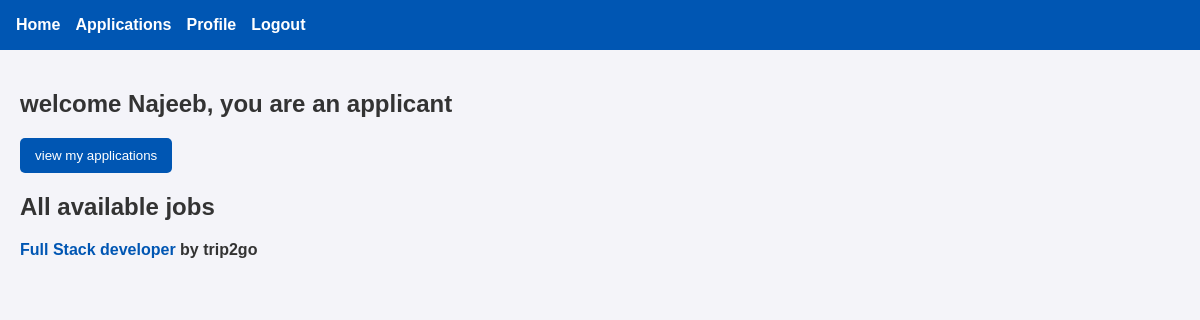
The app's page / (signed in) with its own data.
### recruiter/models.py (models this page shows, shortened)
class CustomUser(AbstractUser):
    USER_TYPE_CHOICES = [
        ('applicant', 'Applicant'),
        ('representative', 'Company Representative'),
        ('admin', 'Administrator'),
    ]
    email = models.EmailField(unique=True)
    user_type = models.CharField(
        max_length=20,
        choices=USER_TYPE_CHOICES,
        default='applicant'
    )
    profile_picture = models.ImageField(
        upload_to='profile_pictures/%Y/%m/%d/',
        null=True,
        blank=True
    )
    class Meta:
        ordering = ['username']
        indexes = [
            models.Index(fields=['email']),
            models.Index(fields=['user_type', 'is_active']),
        ]

class TimeStampedModel(models.Model):
    created_at = models.DateTimeField(auto_now_add=True, db_index=True)
    updated_at = models.DateTimeField(auto_now=True)
    class Meta:
        abstract = True

class Post(TimeStampedModel):
    POST_TYPE_CHOICES = [
        ('job', 'Job Position'),
        ('project', 'Project'),
    ]
    STATUS_CHOICES = [
        ('draft', 'Draft'),
        ('published', 'Published'),
        ('closed', 'Closed'),
        ('filled', 'Filled/Completed'),
        ('cancelled', 'Cancelled'),
    ]
    post_type = models.CharField(
        max_length=20,
        choices=POST_TYPE_CHOICES,
        db_index=True
    )
    title = models.CharField(
        max_length=250,
        help_text="Title of the job or project"
    )
    description = models.TextField(
        help_text="Detailed description"
    )
    company = models.ForeignKey(
        Company,
        on_delete=models.CASCADE,
        related_name="posts"
    )
    salary = models.DecimalField(
        max_digits=10,
        decimal_places=2,
        null=True,
        blank=True,
        validators=[MinValueValidator(0)],
        help_text="Annual salary for jobs"
    )
    budget = models.DecimalField(
        max_digits=12,
        decimal_places=2,
        null=True,
        blank=True,
        validators=[MinValueValidator(0)],
        help_text="Total budget for projects"
    )
    status = models.CharField(
        max_length=20,
        choices=STATUS_CHOICES,
        default='draft',
        db_index=True
    )
    is_active = models.BooleanField(default=True, db_index=True)
    is_featured = models.BooleanField(default=False)
    published_at = models.DateTimeField(null=True, blank=True)
    closed_at = models.DateTimeField(null=True, blank=True)
    skills_required = models.ManyToManyField(
        Skill,
        related_name="posts",
        blank=True
    )
    created_by = models.ForeignKey(
        CustomUser,
        on_delete=models.CASCADE,
        related_name="created_posts"
    )
    slug = models.SlugField(blank=True, null=True)
    class Meta:
        ordering = ['-created_at']
        indexes = [
            models.Index(fields=['post_type', 'status', 'is_active']),
            models.Index(fields=['company', 'status']),
            models.Index(fields=['is_featured', 'is_active']),
        ]

class Company(TimeStampedModel):
    name = models.CharField(
        max_length=150,
        unique=True,
        help_text="Official company name"
    )
    location = models.CharField(
        max_length=150,
        help_text="Headquarters location"
    )
    website = models.URLField(
        blank=True,
        help_text="Company website URL"
    )
    description = models.TextField(
        blank=True,
        help_text="Company description and mission"
    )
    industry = models.CharField(
        max_length=100,
        blank=True,
        help_text="Primary industry (e.g., Technology, Healthcare)"
    )
    size = models.PositiveIntegerField(
        null=True,
        blank=True,
        help_text="Number of employees",
        verbose_name="Company Size"
    )
    logo = models.ImageField(
        upload_to='company_logos/%Y/%m/%d/',
        null=True,
        blank=True,
        help_text="Company logo image"
    )
    is_active = models.BooleanField(
        default=True,
        help_text="Whether the company is currently active on the platform"
    )
    class Meta:
        verbose_name_plural = "Companies"
        ordering = ['name']
        indexes = [
            models.Index(fields=['name']),
            models.Index(fields=['industry']),
            models.Index(fields=['is_active']),
        ]
    def __str__(self):
        return self.name

### recruiter/views.py (the view)
# urls.py: path("", views.index, name = "home"),
@login_required(login_url='login')
def index(request):
    jobs = Post.objects.filter(post_type = 'job',
                               status = 'published',
                               is_active = True).order_by('-created_at')
    if is_applicant(request.user):
        return render(request, "applicant/dashboard.html", {'jobs':jobs})
    elif is_representative(request.user):
        return render(request, "recruiter/dashboard.html")

### recruiter/views.py (called while the page is built)
def is_applicant(user):
    return user.user_type == 'applicant'

### recruiter/templates/applicant/dashboard.html (shortened to what this page needs)
{% extends "applicant/base.html" %}
    {% block content %}
        <h2>welcome {{ user.first_name }}, you are an applicant</h2>
        <a href="{% url 'my_applications' %}"><button>view my applications</button></a>
        <h2>All available jobs</h2>
        {% for job in jobs %}
            <b><a href="{% url 'view_job' job.slug %}">{{ job.title }}</a> by {{ job.company }}</b>
        {% endfor %}
     {% endblock %}

### recruiter/templates/applicant/base.html (style rules this page uses)
body { font-family: Arial, sans-serif; margin: 0; padding: 0; background-color: #f4f4f9; color: #333; }
button, input[type="submit"] { background-color: #0056b3; color: white; border: none; padding: 10px 15px; cursor: pointer; border-radius: 5px; }
a { color: #0056b3; text-decoration: none; }

### records on screen
CustomUser: first_name "Najeeb"
Post: title "Full Stack developer", company "trip2go"
